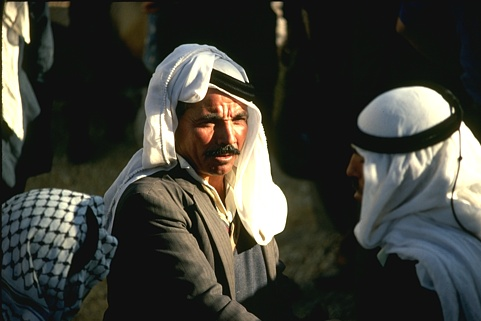
#> input picture t1/train/122048.jpg, 481 x 321 px, found by its file name
$ python 'Image Segmentation GrayScale.py'
#> lines starting #> are read from the running program, lines starting #| are printed output that depends on the picture; long printed decimals are rounded
import numpy as np
import cv2


def find_closest_centroids(X, centroids):
    m = X.shape[0]
    k = centroids.shape[0]
    idx = np.zeros(m)

    for i in range(m):
        min_dist = 1000000
        for j in range(k):
            dist = np.sum((X[i,:] - centroids[j,:]) ** 2)
            if dist < min_dist:
                min_dist = dist
                idx[i] = j

    return idx
def compute_centroids(X, idx, k):
    m, n = X.shape
    centroids = np.zeros((k, n))
    for i in range(k):
        indices = np.where(idx == i)
        centroids[i,:] = (np.sum(X[indices,:], axis=1) / len(indices[0])).ravel()

    return centroids
def run_k_means(X, initial_centroids, max_iters):
    m, n = X.shape
    k = initial_centroids.shape[0]
    idx = np.zeros(m)
    centroids = initial_centroids

    for i in range(max_iters):
        print(centroids)
        print('===============================')
        idx = find_closest_centroids(X, centroids)
        centroids = compute_centroids(X, idx, k)

    return idx, centroids
def init_centroids(X, k):
    m, n = X.shape
    centroids = np.zeros((k, n))
    idx = np.random.randint(0, m, k)

    for i in range(k):
        centroids[i,:] = X[idx[i],:]

    return centroids

img = cv2.imread('t1\\train\\122048.jpg')
#> img is the input picture: shape (321, 481, 3); mean B, G, R 56.9, 63.8, 63
cv2.imshow('Original Image',img)
img2 = cv2.cvtColor(img,cv2.COLOR_RGB2GRAY)
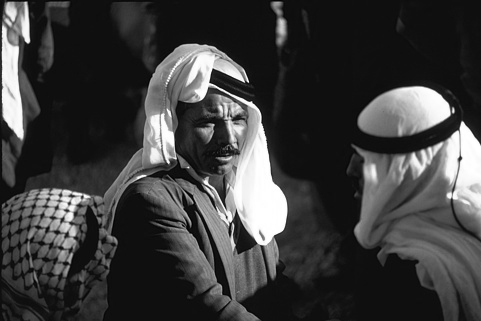
#> img2: shape (321, 481); min 1, max 255, mean 61.6
cv2.imshow('GrayScale Image',img2)
Z = np.float32(img2.reshape((-1,3)))
initial_centroids = init_centroids(Z,3)  #np.array([[3, 3,3], [60, 20,10], [200, 500,100]])
#> after the loop in init_centroids, `for i in range(k):`: centroids = [[142, 157, 187], [15, 14, 15], [15, 15, 15]]
#> initial_centroids = [[142, 157, 187], [15, 14, 15], [15, 15, 15]]
idx = find_closest_centroids(Z, initial_centroids)
idx, centroids = run_k_means(Z, initial_centroids, 3)
#> the loop in run_k_means, `for i in range(max_iters):` made 3 passes
#| [[142. 157. 187.]
#|  [ 15.  14.  15.]
#|  [ 15.  15.  15.]]
#| [[161.569 164.364 162.778]
#|  [ 20.855  12.850  17.360]
#|  [ 29.491  29.010  29.302]]
#| [[167.624 170.166 167.879 ]
#|  [ 15.894  15.606  15.817]
#|  [ 54.499  53.008  54.481]]
#> centroids = [[181.2, 184.1, 181.1], [17.42, 17.04, 17.53], [68.51, 67.28, 68.45]]

center = np.uint8(centroids)
#> center = [[181, 184, 181], [17, 17, 17], [68, 67, 68]]
idx= np.int64(idx)

res = center[idx.flatten()]
res2 = res.reshape((img2.shape))
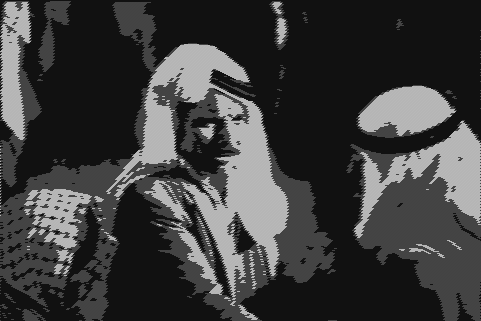
#> res2: shape (321, 481); min 17, max 184, mean 61.3

cv2.imshow('After Sefmentation (3)',res2)
cv2.waitKey(0)
cv2.destroyAllWindows()

$ run again, with t1/train/100075.jpg copied over t1/train/122048.jpg
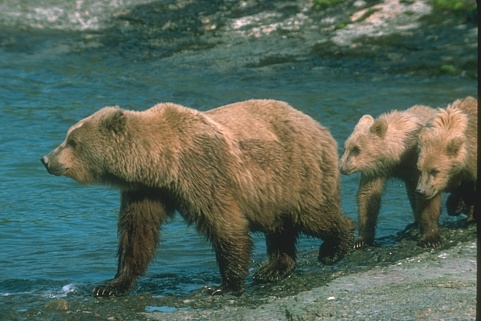
#> input picture t1/train/100075.jpg, 481 x 321 px, found by its file name
#> img is the input picture: shape (321, 481, 3); mean B, G, R 89.2, 101.7, 84.4
#> `img2 = cv2.cvtColor(img,cv2.COLOR_RGB2GRAY)`:
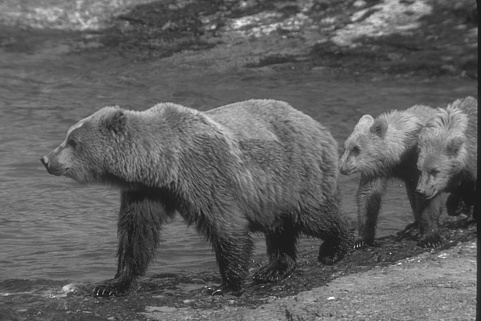
#> img2: shape (321, 481); min 17, max 251, mean 96
#> after the loop in init_centroids, `for i in range(k):`: centroids = [[124, 122, 124], [84, 98, 110], [60, 65, 81]]
#> the loop in run_k_means, `for i in range(max_iters):` made 3 passes
#| [[124. 122. 124.]
#|  [ 84.  98. 110.]
#|  [ 60.  65.  81.]]
#| [[132.626 132.557  131.327 ]
#|  [ 94.742  95.858   96.334]
#|  [ 62.733  61.718   62.526]]
#> (further printed lines are left out)
#> `idx, centroids = run_k_means(Z, initial_centroids, 3)`: centroids = [[138.7, 139.4, 138.7], [96.64, 96.77, 96.63], [58.93, 58.01, 58.97]]
#> center = [[138, 139, 138], [96, 96, 96], [58, 58, 58]]
#> `res2 = res.reshape((img2.shape))`:
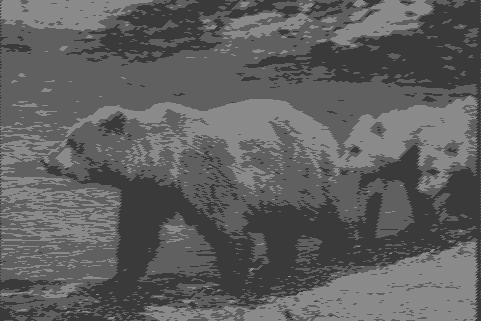
#> res2: shape (321, 481); min 58, max 139, mean 95.3

$ run again, with t1/train/103041.jpg copied over t1/train/122048.jpg
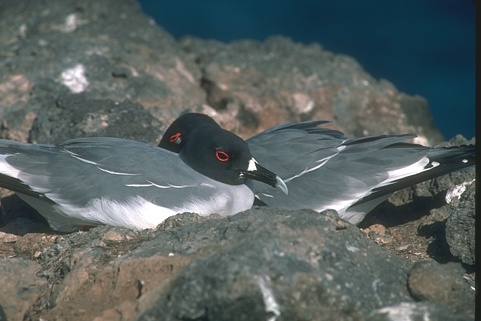
#> input picture t1/train/103041.jpg, 481 x 321 px, found by its file name
#> img is the input picture: shape (321, 481, 3); mean B, G, R 97.3, 98.4, 88.8
#> `img2 = cv2.cvtColor(img,cv2.COLOR_RGB2GRAY)`:
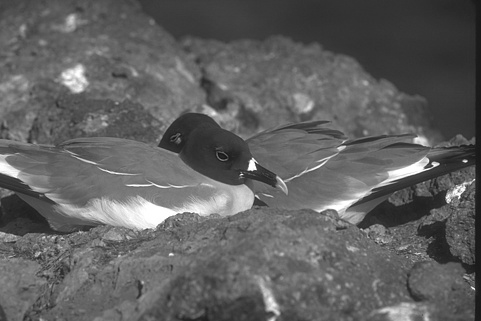
#> img2: shape (321, 481); min 15, max 255, mean 96.9
#> after the loop in init_centroids, `for i in range(k):`: centroids = [[100, 99, 97], [101, 104, 99], [100, 98, 95]]
#> the loop in run_k_means, `for i in range(max_iters):` made 3 passes
#| [[100.  99.  97.]
#|  [101. 104.  99.]
#|  [100.  98.  95.]]
#| [[ 94.474  96.669 101.594]
#|  [124.425 125.486 124.988]
#|  [ 70.464  69.170  69.029]]
#> (further printed lines are left out)
#> `idx, centroids = run_k_means(Z, initial_centroids, 3)`: centroids = [[100.3, 100.1, 100.3], [146.5, 147.7, 146.6], [56.27, 55.71, 56.3]]
#> center = [[100, 100, 100], [146, 147, 146], [56, 55, 56]]
#> `res2 = res.reshape((img2.shape))`:
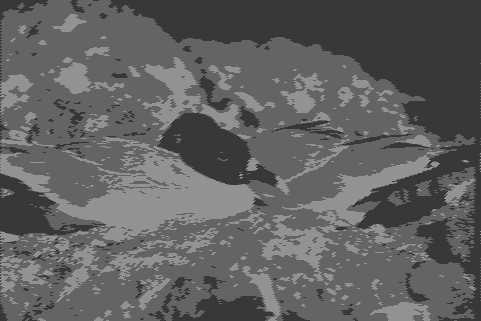
#> res2: shape (321, 481); min 55, max 147, mean 96.6

$ run again, with t1/train/104022.jpg copied over t1/train/122048.jpg
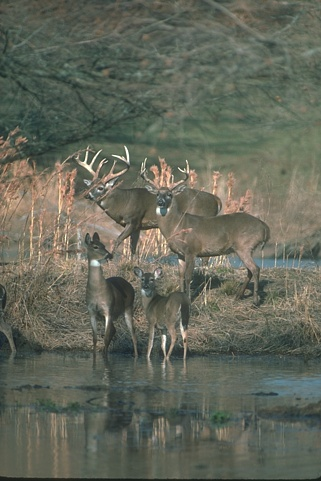
#> input picture t1/train/104022.jpg, 321 x 481 px, found by its file name
#> img is the input picture: shape (481, 321, 3); mean B, G, R 90.2, 103.4, 99.6
#> `img2 = cv2.cvtColor(img,cv2.COLOR_RGB2GRAY)`:
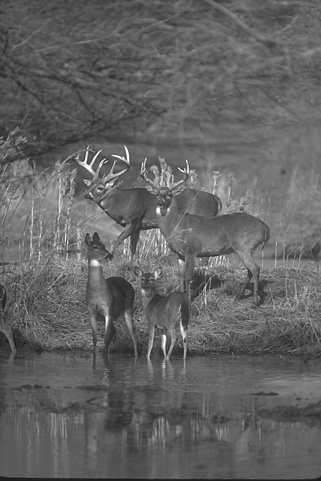
#> img2: shape (481, 321); min 24, max 254, mean 99
#> after the loop in init_centroids, `for i in range(k):`: centroids = [[85, 76, 68], [80, 86, 90], [101, 99, 97]]
#> the loop in run_k_means, `for i in range(max_iters):` made 3 passes
#| [[ 85.  76.  68.]
#|  [ 80.  86.  90.]
#|  [101.  99.  97.]]
#| [[ 72.204  68.818  67.617]
#|  [ 82.829  85.244  88.676]
#|  [112.404 112.665 112.036]]
#> (further printed lines are left out)
#> `idx, centroids = run_k_means(Z, initial_centroids, 3)`: centroids = [[67.84, 66.74, 67.75], [91.48, 91.26, 91.81], [121.8, 122.8, 122.1]]
#> center = [[67, 66, 67], [91, 91, 91], [121, 122, 122]]
#> `res2 = res.reshape((img2.shape))`:
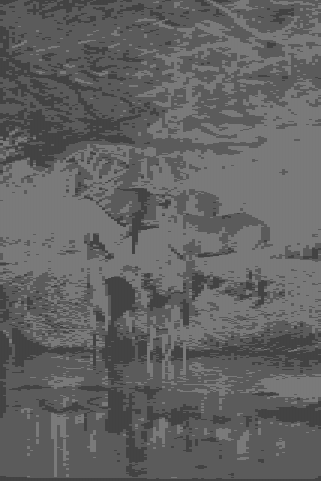
#> res2: shape (481, 321); min 66, max 122, mean 98.4
